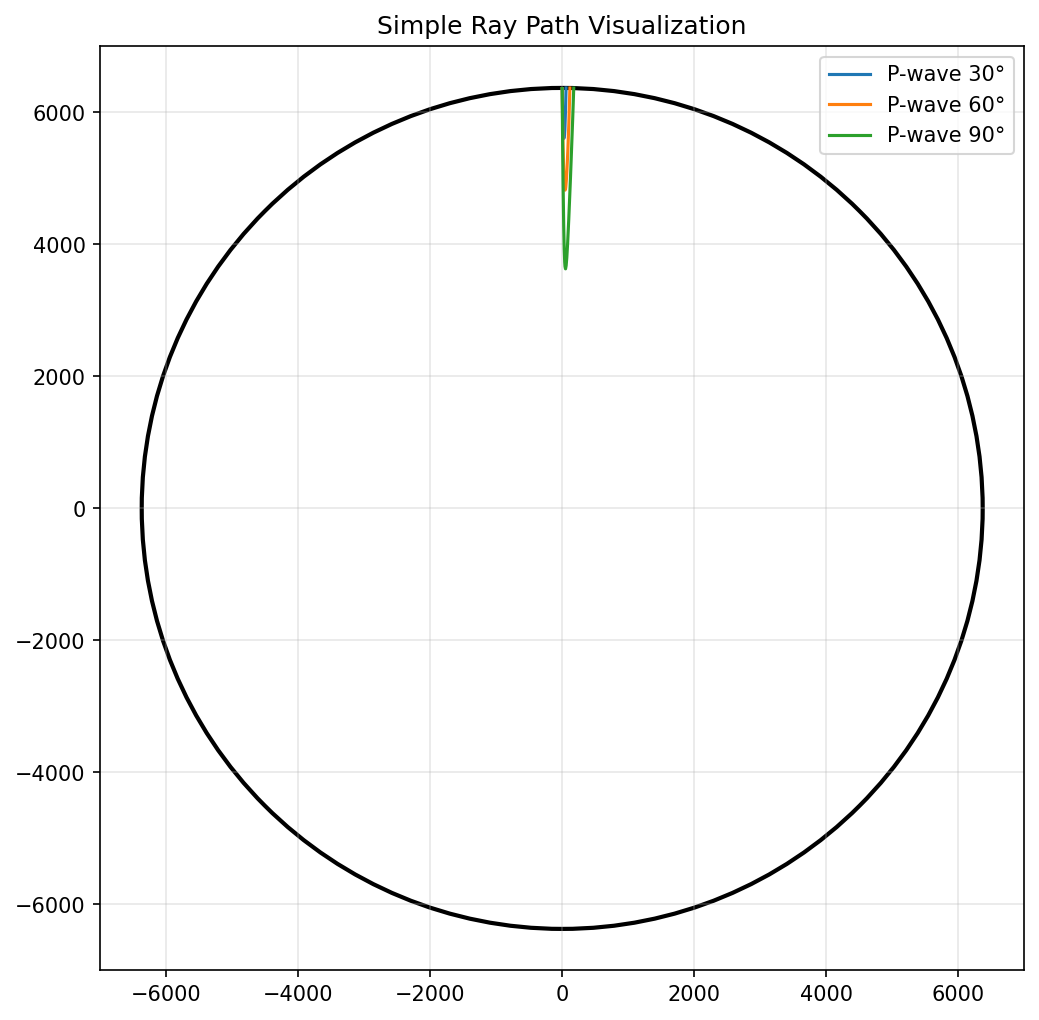

Source code (Python):
#!/usr/bin/env python3
"""
Simple demonstration of the seisray package functionality.
"""

import numpy as np
import matplotlib.pyplot as plt
from matplotlib.patches import Circle
from seisray import (TravelTimeCalculator, RayPathTracer, EarthPlotter,
                     EarthModelManager)


def main():
    """Demonstrate basic seisray package functionality."""

    print("🌍 SeisRay Package Simple Demo")
    print("=" * 40)

    # Setup parameters
    source_depth = 10  # km
    distances = [30, 60, 90]  # degrees

    # 1. Earth Model Management
    print("\n1. Earth Model Management")
    print("-" * 30)

    manager = EarthModelManager()
    models = manager.list_available_models()
    print(f"Available models: {models}")

    # 2. Travel Time Calculations
    print("\n2. Travel Time Calculations")
    print("-" * 30)

    calc = TravelTimeCalculator('iasp91')

    for distance in distances:
        times = calc.calculate_travel_times(source_depth, distance)
        print(f"Distance {distance}°:")
        for phase in times[:3]:  # Show first 3 phases
            print(f"  {phase.name}: {phase.time:.1f} s")

    # 3. Ray Path Tracing
    print("\n3. Ray Path Tracing")
    print("-" * 30)

    tracer = RayPathTracer('iasp91')

    # Get P-wave ray paths for one distance
    rays = tracer.get_ray_paths(source_depth, 30, phases=['P'])
    print(f"Extracted {len(rays)} P-wave ray paths for 30°")

    if rays:
        ray = rays[0]
        print(f"Ray path has {len(ray.path['dist'])} points")
        print(f"Maximum depth: {max(ray.path['depth']):.1f} km")

    # 4. Simple Visualization
    print("\n4. Simple Visualization")
    print("-" * 30)

    plotter = EarthPlotter()

    # Create a simple plot
    fig, ax = plt.subplots(1, 1, figsize=(8, 8))

    # Plot Earth circle
    circle = Circle((0, 0), 6371, fill=False, color='black', linewidth=2)
    ax.add_patch(circle)

    # Plot a few ray paths
    for dist in [30, 60, 90]:
        rays = tracer.get_ray_paths(source_depth, dist, phases=['P'])
        if rays:
            ray = rays[0]
            # Convert to Cartesian coordinates for plotting
            theta = np.radians(ray.path['dist'])
            r = 6371 - ray.path['depth']
            x = r * np.sin(theta)
            y = r * np.cos(theta)
            ax.plot(x, y, label=f'P-wave {dist}°')

    ax.set_xlim(-7000, 7000)
    ax.set_ylim(-7000, 7000)
    ax.set_aspect('equal')
    ax.legend()
    ax.set_title('Simple Ray Path Visualization')
    ax.grid(True, alpha=0.3)

    plt.savefig('simple_demo.png', dpi=150, bbox_inches='tight')
    print("Saved simple demonstration plot as 'simple_demo.png'")

    plt.show()

    print("\n🎉 Simple demonstration complete!")


if __name__ == "__main__":
    main()
